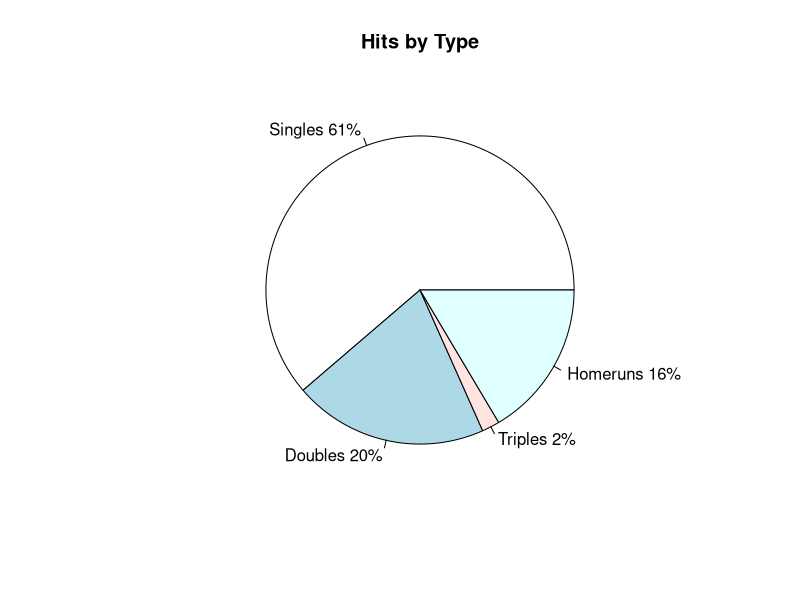
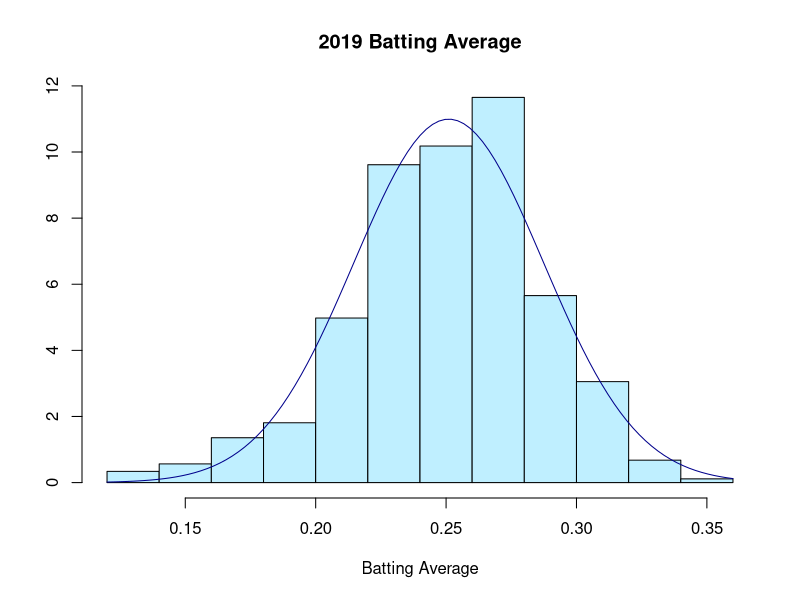
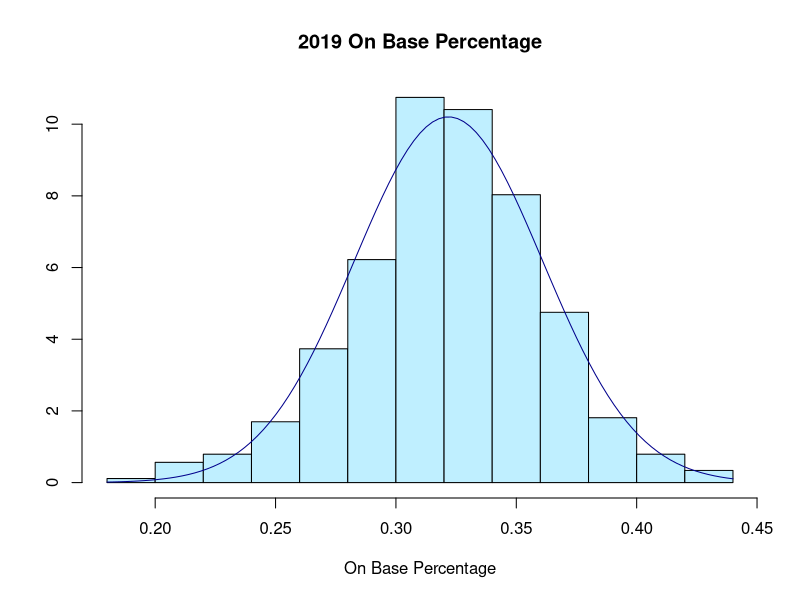
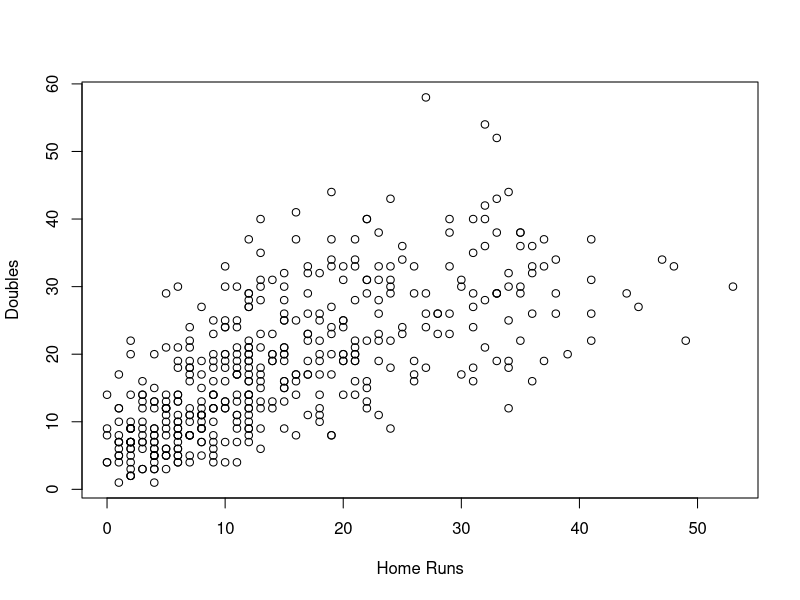
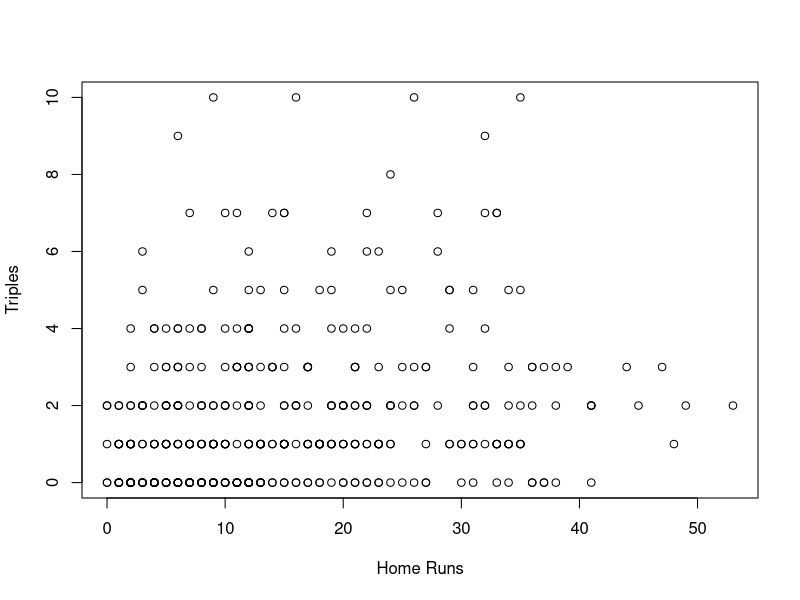
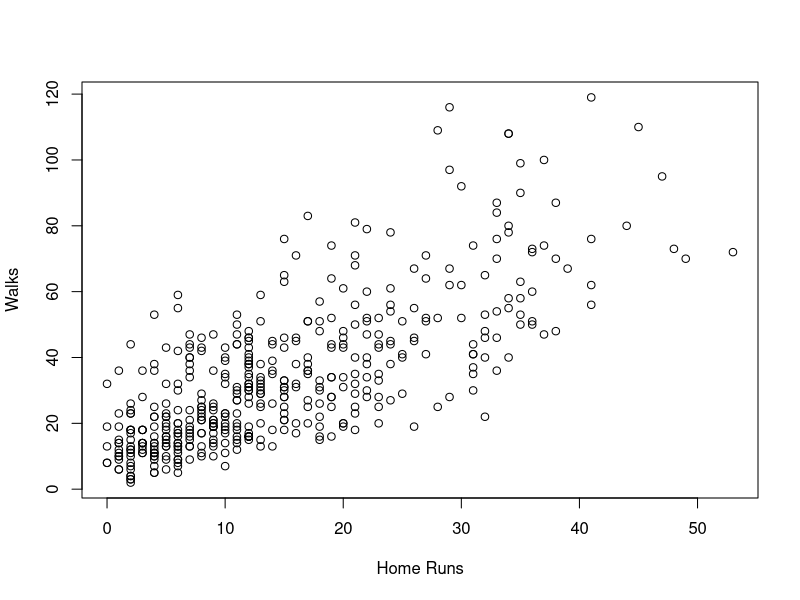

These figures' R source, in order:
## ---- chunk 1
## The dataset I am using comes from the official MLB website. I put all of this information into an excel and turned it into a CSV. It includes a variety of batting data, including singles, doubles, triples home runs, batting average, and additional advanced metrics.

## I set the minimum at "at bat" requirement to 100 so as to not skew the data set from players who may not typically bat (pitchers, reserve players) and obtain a more accurate set of information. This is common practice for sports analysis.

mlbdata <- read.csv("data/MLBDATA.csv")
head(mlbdata)
## ---- chunk 2
## This is the batting average for the 2019 MLB season. 

mean(mlbdata$AVG)
sd(mlbdata$AVG)
median(mlbdata$AVG)
min(mlbdata$AVG)
max(mlbdata$AVG)
## ---- chunk 3
## This is summary statistics for doubles hit during the 2019 MLB season. 

mean(mlbdata$X2B)
sd(mlbdata$X2B)
median(mlbdata$X2B)
min(mlbdata$X2B)
max(mlbdata$X2B)
## ---- chunk 4

## This is a pie chart showing the breakdown of hits by type.

slices <- c(sum(mlbdata$H - mlbdata$X2B - mlbdata$X3B - mlbdata$HR), sum(mlbdata$X2B), sum(mlbdata$X3B), sum(mlbdata$HR))
labels <- c("Singles", "Doubles", "Triples", "Homeruns")
percent <- round(slices/sum(slices)*100)
labels <- paste(labels,percent)
labels <- paste(labels,"%",sep="")

pie(slices,labels = labels, main="Hits by Type")


## ---- chunk 5
## Here is a historgram for the batting average, with a normal curve to show comparison to. This data appears close to being normally distributed

hist(mlbdata$AVG,main="2019 Batting Average", freq= FALSE, xlab="Batting Average", ylab= NULL, col="lightblue1")
curve(dnorm(x, mean=mean(mlbdata$AVG), sd=sd(mlbdata$AVG)), add=TRUE, col="darkblue",lwd=1)
## ---- chunk 6
## Here is a historgram for the on base percentage, with a normal curve to show comparison to. This data appears close to being normally distributed, similar to the batting average histogram.

hist(mlbdata$OBP,main="2019 On Base Percentage", freq= FALSE, xlab="On Base Percentage", ylab= NULL, col="lightblue1")
curve(dnorm(x, mean=mean(mlbdata$OBP), sd=sd(mlbdata$OBP)), add=TRUE, col="darkblue",lwd=1)
## ---- chunk 7
## This is a scatterplot that shows the relationship between batters hitting home runs and doubles. 
## We can see there is a positive correlation between these two, suggesting that a player who hits a lot of homeruns will likely also hit a lot of doubles throughout the season

plot(mlbdata$HR,mlbdata$X2B, xlab="Home Runs", ylab="Doubles")
## ---- chunk 8
## This is a scatterplot that shows the relationship between batters hitting home runs and triples. 
## We can see there is no correlation between batters hitting home runs and triples. This is likely because power hitters lack the speed to get around the bases quickly enough to get to third base. 

plot(mlbdata$HR,mlbdata$X3B, xlab="Home Runs", ylab="Triples")
## ---- chunk 9
## This is a scatterplot that shows the relationship between batters hitting home runs and getting walked. 
## We can see there is a positive correlation between home runs and walks. This is likely because a walk is less meaningful to give up than a homerun, so pitchers often play more conservatively with their pitch selection against power hitters.

plot(mlbdata$HR,mlbdata$BB, xlab="Home Runs", ylab="Walks")
